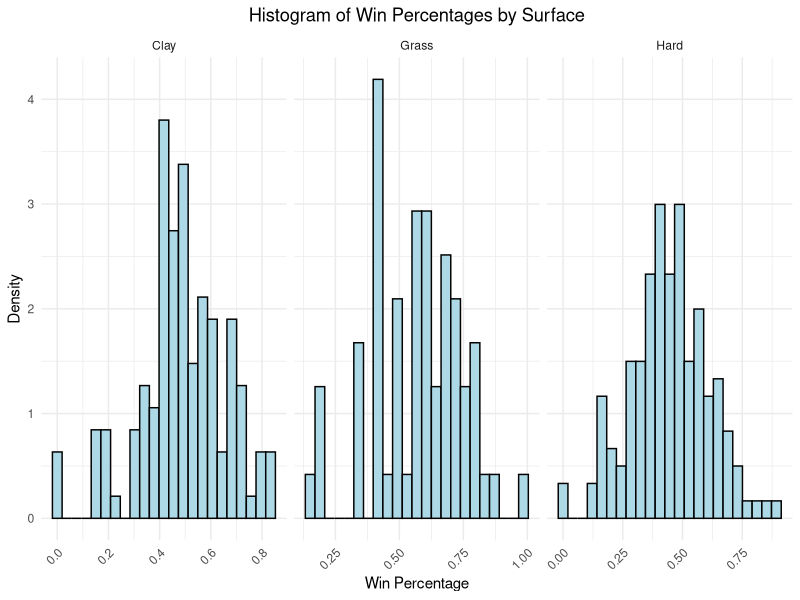
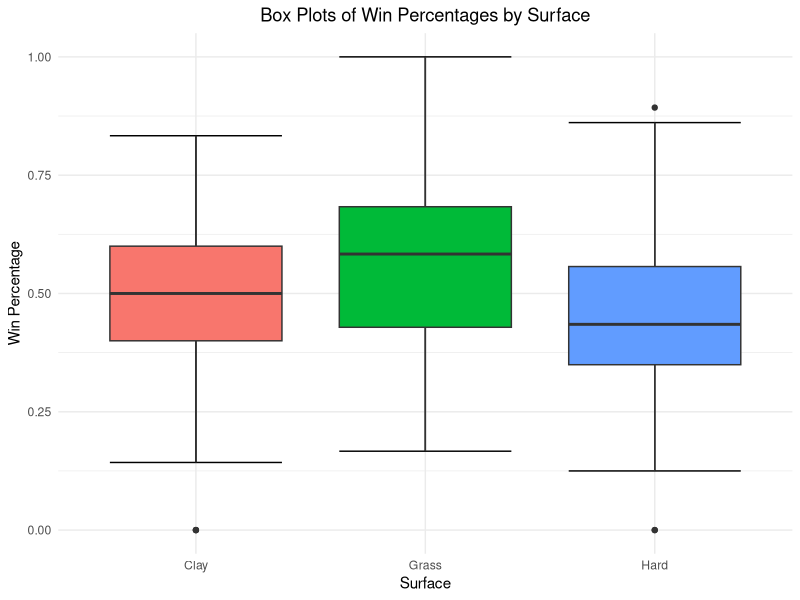
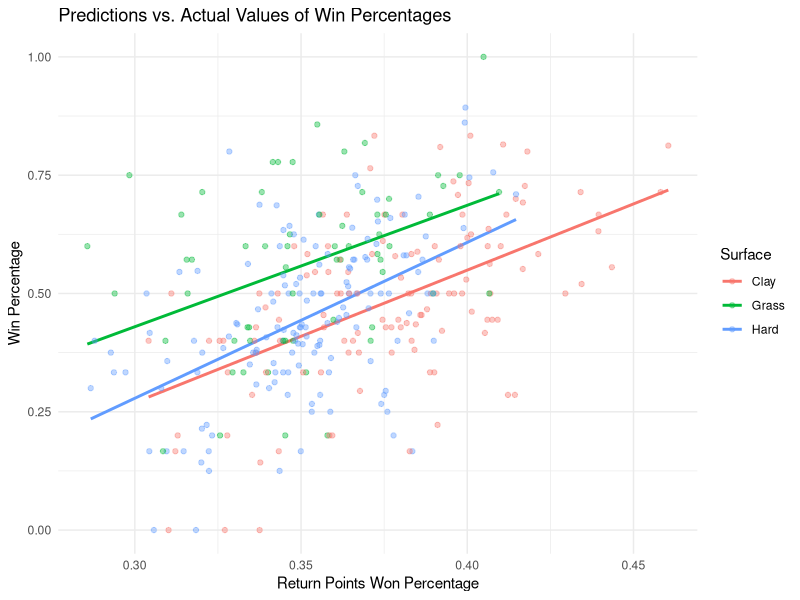
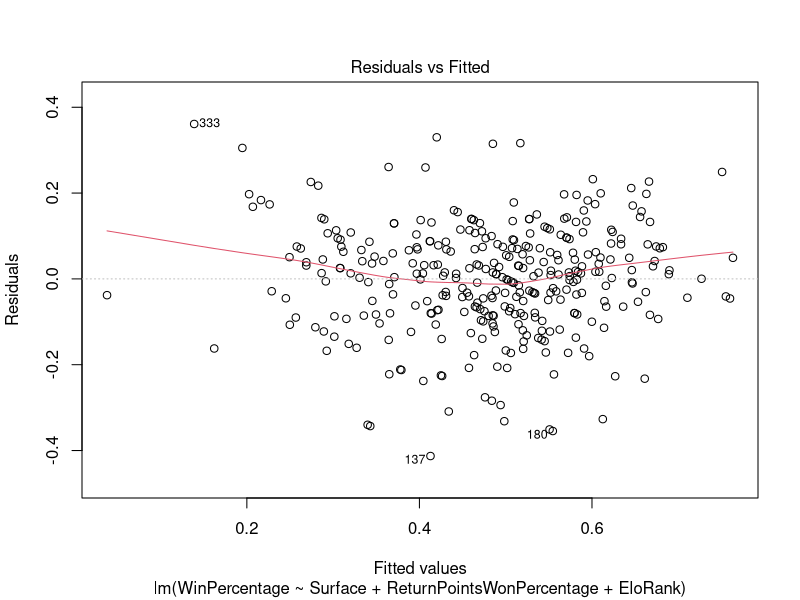
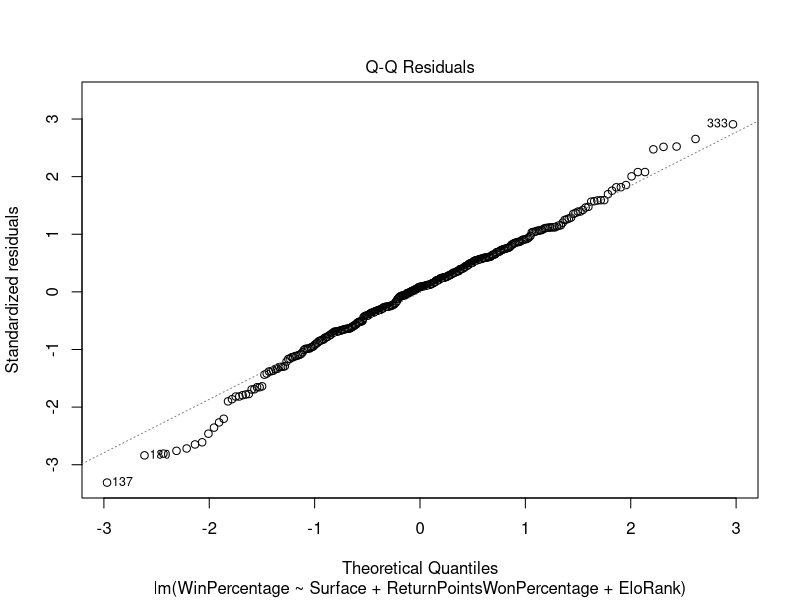
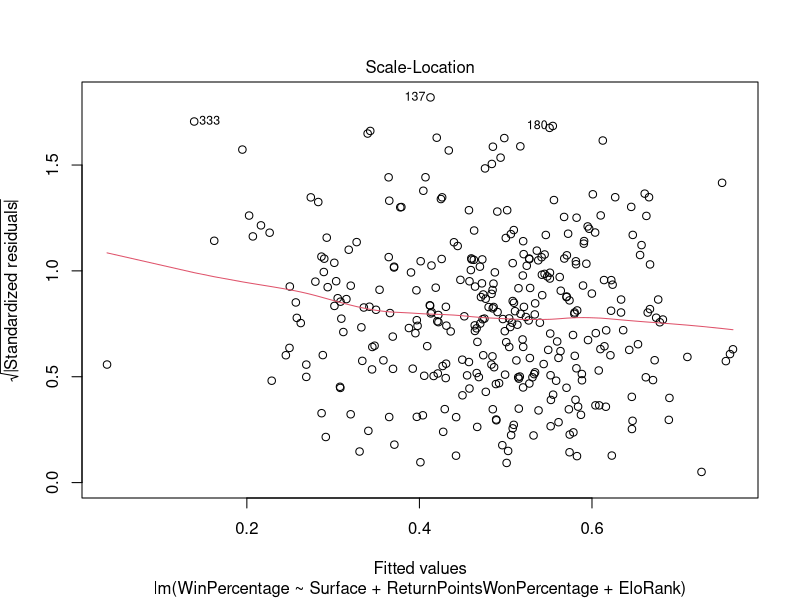
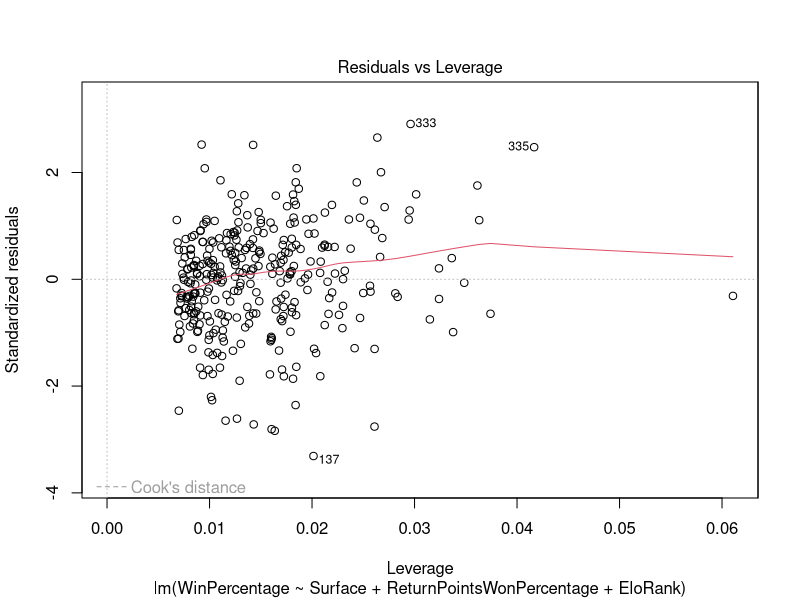
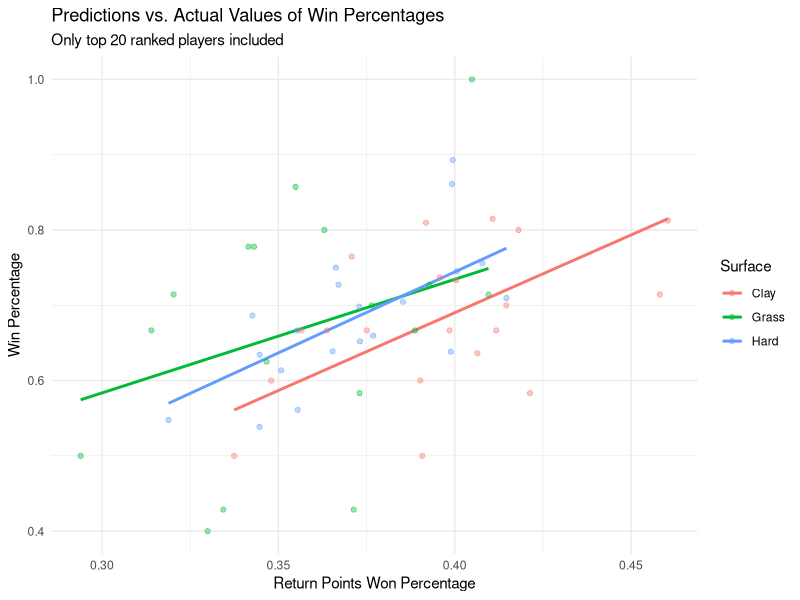

R code for these plots, in order:
## ---- chunk 1
library(tidyverse)
library(ggplot2)
library(broom)
library(modelr)
## ---- chunk 2
tennis <- read_csv(here::here("esselt21/tennis_module/exploration/tennis.csv"))
## ---- chunk 3
# check win percentage distribution, what is the shape, center, and spread, is there a a big difference between the three surfaces?
tennis |>
  ggplot(aes(x = WinPercentage)) +
  geom_histogram(colour = "black",
                 fill = "lightblue",
                 bins = 23,
                 aes(y=..density..)) +
  theme_minimal() +
  labs(x = "Win Percentage",
       title = "Histogram of Win Percentages by Surface",
       y = "Density") +
  facet_grid(~Surface,
             scales = "free") +
  theme(
    axis.text.x = element_text(angle = 45,
                                   hjust = 1,
                                   vjust = 1),
    plot.title = element_text(hjust = .5)
  )
## ---- chunk 4
# five number summary and standard deviation
wPercentage <-
  tennis |>
  pull(WinPercentage)

summary(wPercentage)
sd(wPercentage)
## ---- chunk 5
# approximate the median, iqr, and range for each surface
tennis |>
  ggplot(aes(x = Surface,
             y = WinPercentage,
             fill = Surface)) +
  stat_boxplot(geom = 'errorbar') +
  geom_boxplot() +
  theme_minimal() +
  labs(y = "Win Percentage",
       title = "Box Plots of Win Percentages by Surface") +
  theme(legend.position = "none",
        plot.title = element_text(hjust = 0.5))
## ---- chunk 6
# regression test to see difference
model <- lm(WinPercentage ~ Surface + ReturnPointsWonPercentage + EloRank,
            data = tennis)
summary(model)
aug <-
  augment(model)
## ---- chunk 7
# plotting regression model
aug |>
  ggplot(aes(x = ReturnPointsWonPercentage,
             y = .fitted,
             colour = Surface)) +
  geom_smooth(method = 'lm',
              se = FALSE) +
  geom_point(data = tennis,
             aes(x = ReturnPointsWonPercentage,
                 y = WinPercentage),
             alpha = 0.4) +
  theme_minimal() +
  labs(y = 'Win Percentage',
       x = 'Return Points Won Percentage',
       title = 'Predictions vs. Actual Values of Win Percentages')
## ---- chunk 8
# does this meet the assumptions for a multiple linear regression model?
plot(model)
## ---- chunk 9
# look at it for top 20 ranked players
elite <-
  tennis |>
  filter(EloRank <= 20)
## ---- chunk 10
eliteModel <- lm(WinPercentage ~ Surface + ReturnPointsWonPercentage + EloRank,
            data = elite)

summary(eliteModel)

eliteAug <-
  augment(eliteModel)
## ---- chunk 11
# plotting regression model
eliteAug |>
  ggplot(aes(x = ReturnPointsWonPercentage,
             y = .fitted,
             colour = Surface)) +
  geom_smooth(method = 'lm',
              se = FALSE) +
  geom_point(data = elite,
             aes(x = ReturnPointsWonPercentage,
                 y = WinPercentage),
             alpha = 0.4) +
  theme_minimal() +
  labs(y = 'Win Percentage',
       x = 'Return Points Won Percentage',
       title = 'Predictions vs. Actual Values of Win Percentages',
       subtitle = 'Only top 20 ranked players included')
# talk about differences between overall and elite players
